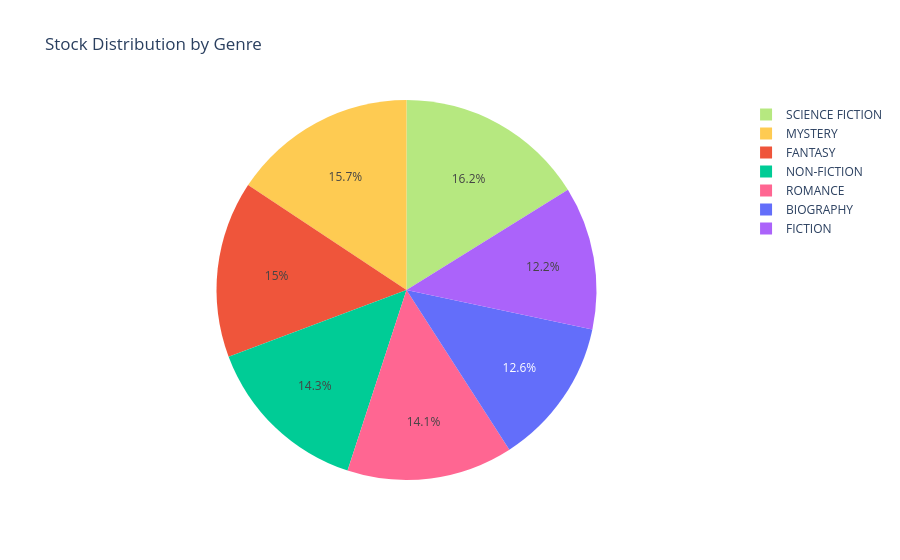

Source (notebook cell):
### Code cell
fig = px.pie(toolkit, names="Genre", values="Stock", title="Stock Distribution by Genre",color="Stock",template="plotly_white")
fig.show()

### Figure 1 — Plotly figure (JSON) as saved in the notebook; plotly's stock layout.template omitted (floating-point values rounded to 4 significant figures; data arrays with more than 128 entries replaced by an {"elided": "..."} marker saying what was removed)
{"data": [{"customdata": {"elided": "500x1 int values"}, "domain": {"x": [0, 1], "y": [0, 1]}, "hovertemplate": "Genre=%{label}<br>Stock=%{customdata[0]}<extra></extra>", "labels": {"elided": "500 str values"}, "legendgroup": "", "marker": {"colors": {"elided": "500 str values"}}, "name": "", "showlegend": true, "type": "pie", "values": {"elided": "500 int values"}}], "layout": {"legend": {"tracegroupgap": 0}, "title": {"text": "Stock Distribution by Genre"}}}
